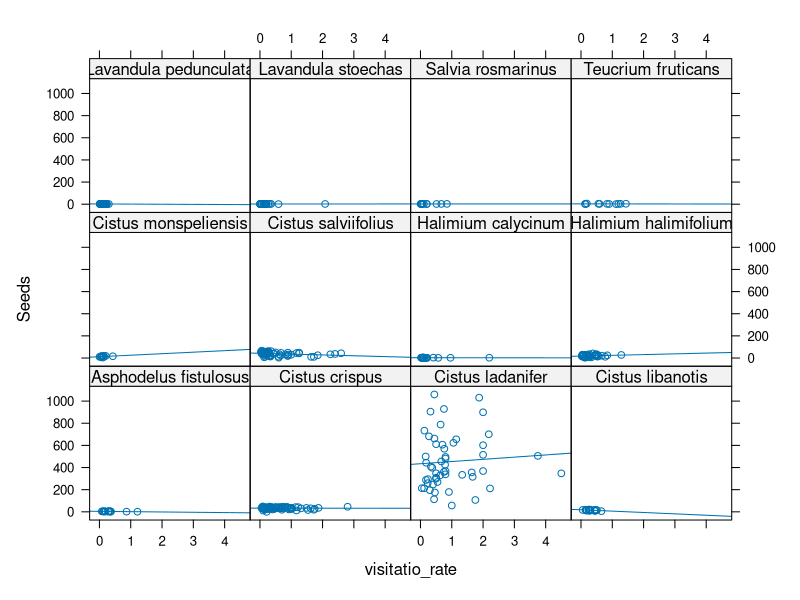
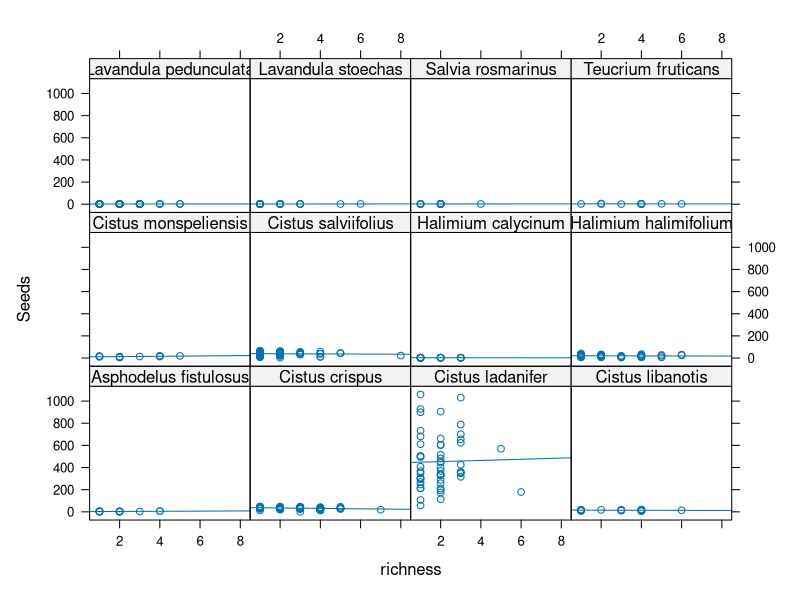
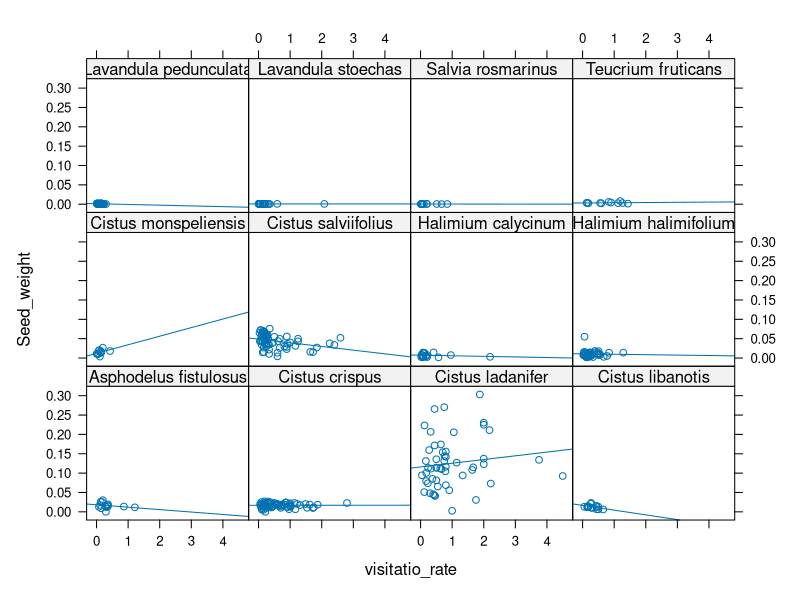
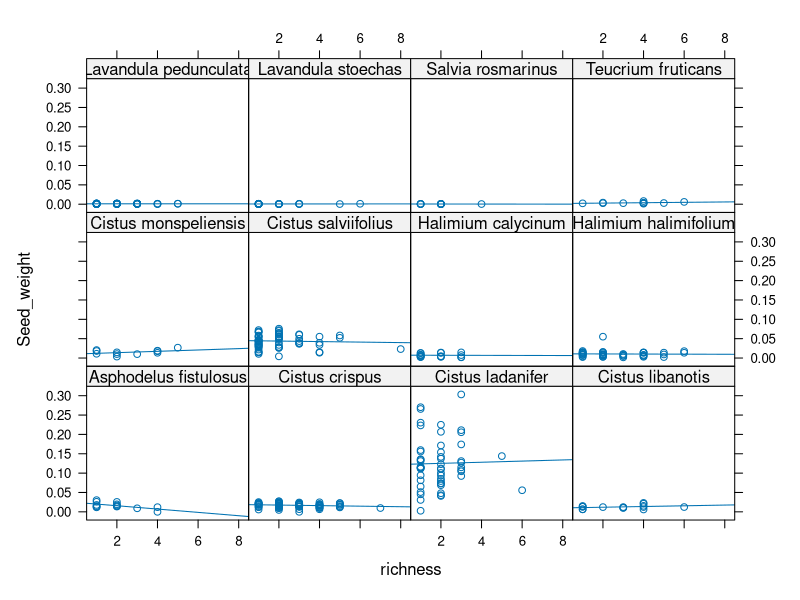
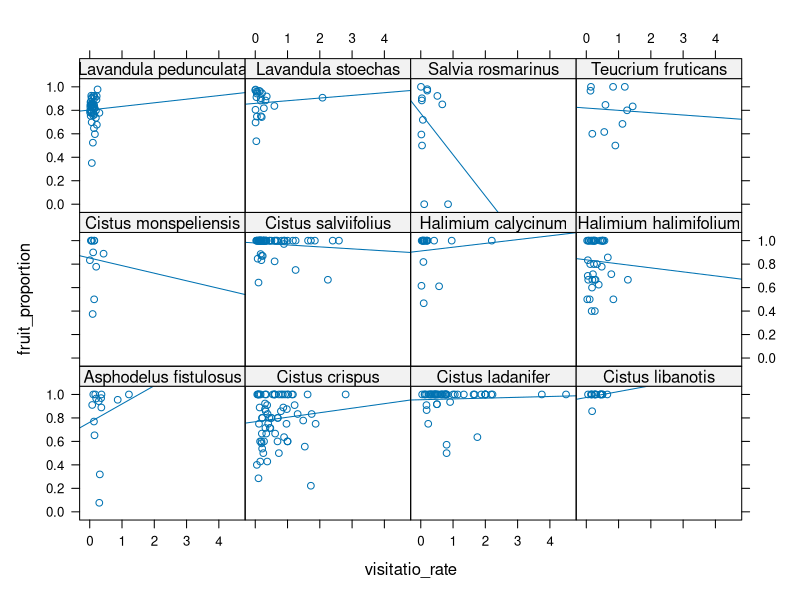
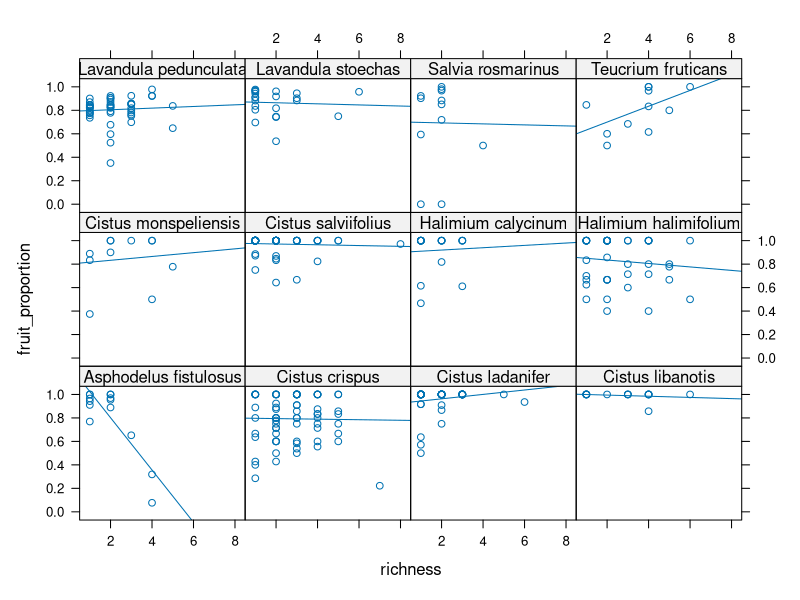

The R script that drew these images, in order:


library(tidyverse)
#install.packages("broom.mixed")
library(broom.mixed)
library(broom)
#install.packages("lmerTest")
library(lmerTest)
library(dplyr)



Pollinator_Plant<- read.csv("Data/Pollinator_Plant.csv") #402 observaciones
str(Pollinator_Plant)
Pollinator_Plant<-Pollinator_Plant[,-1]



#Species out
spp_out <- Pollinator_Plant %>%
  group_by(Plant_gen_sp) %>%
  summarise(Unique_Id = n_distinct(Site_ID)) %>%
  filter(Unique_Id == 1) %>%
  select(Plant_gen_sp) %>% pull(Plant_gen_sp)


#Data with species in more than 1 site
Pollinator_Plant = Pollinator_Plant %>% filter(!Plant_gen_sp %in% spp_out)


# correlation
a<-Pollinator_Plant %>% select(Plant_gen_sp,fruit_proportion, Seeds,Seed_weight,richness,visitatio_rate,Frequency)
a <- mutate_all(a, ~replace(., is.na(.), 0))

#by(a[,2:7], a$Plant_gen_sp, cor)

a_cor <- a %>%
  group_by(Plant_gen_sp) %>%
  do(cormat = cor(select(., -matches("Plant_gen_sp")))) 

a_cor[[2]]

list_1 <- a_cor[[2]]

a_cor[[1]]

v <- a_cor[[1]]
str(v)
names(list_1) <- v

str(list_1)
data2 <- do.call(rbind.data.frame, list_1)

data2 %>%
mutate(newcolum = rownames(data2))%>%
separate(newcolum, into=c('species', 'rows'), extra = "merge", sep = "\\.")%>%
select(species, rows,everything())  %>%
remove_rownames() %>%
  mutate(species = replace(species, duplicated(species), ""))




#Models _ Seed numbers 

require("lattice")
xyplot(Seeds ~ visitatio_rate|Plant_gen_sp, data = Pollinator_Plant, type = c("p", "r"))
xyplot(Seeds ~ richness|Plant_gen_sp, data = Pollinator_Plant, type = c("p", "r"))

# richness
ta_seed<-Pollinator_Plant %>%
  nest_by(Plant_gen_sp) %>%
  mutate(model = list(lmer(Seeds~richness+(1|Site_ID),data))) %>%
  summarise(broom.mixed::tidy(model)) %>%
  ungroup()


# visistation rate
ta_seed2<-Pollinator_Plant %>%
  nest_by(Plant_gen_sp) %>%
  mutate(model = list(lmer(Seeds~visitatio_rate+(1|Site_ID),data))) %>%
  summarise(broom.mixed::tidy(model)) %>%
  ungroup()


#Models _ Seed weight 

require("lattice")
xyplot(Seed_weight ~ visitatio_rate|Plant_gen_sp, data = Pollinator_Plant, type = c("p", "r"))
xyplot(Seed_weight ~ richness|Plant_gen_sp, data = Pollinator_Plant, type = c("p", "r"))

# richnes
ta_weight<-Pollinator_Plant %>%
  nest_by(Plant_gen_sp) %>%
  mutate(model = list(lmer(Seed_weight~richness+(1|Site_ID),data))) %>%
  summarise(broom.mixed::tidy(model)) %>%
  ungroup()

# visistation rate
ta_weight2<-Pollinator_Plant %>%
  nest_by(Plant_gen_sp) %>%
  mutate(model = list(lmer(Seed_weight~visitatio_rate+(1|Site_ID),data))) %>%
  summarise(broom.mixed::tidy(model)) %>%
  ungroup()


#Models _ fruit proportion 

require("lattice")
xyplot(fruit_proportion ~ visitatio_rate|Plant_gen_sp, data = Pollinator_Plant, type = c("p", "r"))
xyplot(fruit_proportion ~ richness|Plant_gen_sp, data = Pollinator_Plant, type = c("p", "r"))



# richnes
ta_f<-Pollinator_Plant %>%
  nest_by(Plant_gen_sp) %>%
  mutate(model = list(glmer(cbind(fruit_formado, Fruit_No)~richness + (1|Site_ID),family=binomial,data)))%>%
  summarise(broom.mixed::tidy(model)) %>%
  ungroup()



# visistation rate
ta_f2<-Pollinator_Plant %>%
  nest_by(Plant_gen_sp) %>%
  mutate(model = list(glmer(cbind(fruit_formado, Fruit_No)~visitatio_rate + (1|Site_ID),family=binomial,data)))%>%
  summarise(broom.mixed::tidy(model)) %>%
  ungroup()
